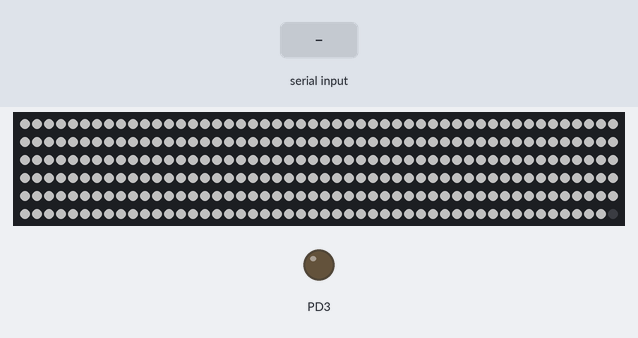
A program run on a simulated ATmega328P, built with avr-gcc and emulated at 16 MHz. Parts: 300 RGB LEDs in strip order, left to right, continuing on the next row, output pins drawn as LEDs (lit = HIGH). Wiring (inferred from the names in the program): WS2812 LEDs: data PD6. The inputs (shaded band) are chosen by the test bench. Dim RGB values are drawn brighter than linear; pins used as bus, display or sensor lines are not drawn; what the program prints to the serial monitor is not drawn.

Above: at 1.2 s.
1.3 s: byte 255 (0xFF) received over Serial
Timing chart, 0 to 4.3 s (numbered marks = the images above; inputs shaded):
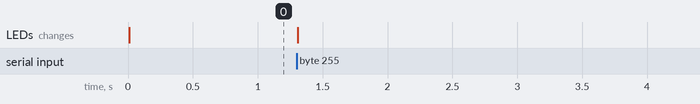

The program:

main.c
```c
#include <avr/io.h>
#include <avr/interrupt.h>
#include "uart.h"
#include "ws2812b.h"
#include "psu.h"
#include "idle.h"

void init_io() {
    DDRD |= (1<<PD6) | (1<<PD3); // led data pin & psu power pin as output
    psu_on(); // turn on psu
}

int main(void){
    init_uart();

    uart_puts("beginning startup procedure\r\n");
    init_io();
    ws2812b_init();
#if numleds > 550
    init_timer1();
#endif
    uart_puts("initialization finished\r\n");

    uart_loop();

    return 1;
}
```

idle.c
```c
#include <avr/interrupt.h>
#include <util/delay.h>
#include "psu.h"
#include "idle.h"
#include "ws2812b.h"

#define IDLE_TIME 16 // in seconds
#define WAITS (((int)(IDLE_TIME/4.2))+1) // timer overflows after ~4.2s, see init

#if numleds > 550
void pretty_shutdown() {
    // find last led with data
    uint16_t last = numleds*3;
    while(!leds[last] && !leds[last-1] && !leds[last-2])
	last-=3;
    while(last > 3 && idle_counter >= WAITS) {
        if(idle_counter <= WAITS) return; // shutdown aborted?
        // shift array down by three
        for(uint16_t i=3; i < last-3; i++) {
            leds[i-3] = leds[i];
        }
        leds[last] = 0;
        leds[last-1] = 0;
        leds[last-2] = 0;
        last -= 3;
        ws2812b_show();
        _delay_ms(3);
    }
}

ISR(TIMER1_OVF_vect) {
    if(++idle_counter >= WAITS ) {
        pretty_shutdown();
        if(idle_counter >= WAITS) {
            psu_off();
        }
    }
}

void init_timer1() {
    TCCR1B |= (1 << CS12) | (1 << CS10); // prescale F_CPU/1024
    reset_idle();
    TIMSK1 |= (1 << TOIE2); // Enable overflow interrupt
}
#endif
```

idle.h
```c
#ifndef IDLE_H
#define IDLE_H

volatile uint8_t idle_counter;

void init_timer1();

inline void reset_idle() {
    idle_counter = 0;
    TCNT1 = 0;
}

#endif
```

psu.h
```c
#ifndef PSU_H
#define PSU_H

inline void psu_on() {
    DDRD |= (1 << PD3);
    PORTD &= ~(1 << PD3);
}

inline void psu_off() {
    DDRD &= ~(1 << PD3);
    PORTD |= (1 << PD3);
}

#endif
```

uart.c
```c
#include <avr/interrupt.h>
#include "ws2812b.h"
#include "psu.h"
#include "idle.h"

void init_uart() {
    UBRR0 = 0;
    UCSR0B = (1<<RXEN0); // enable recieve
    UCSR0C |= (1<<UCSZ01)|(1<<UCSZ00)|(0<<USBS0); // 8n1
    UCSR0A |= (1<<U2X0); // double speed bit
    sei();
}

void uart_putc(unsigned char c) {
    UCSR0B |= (1<<TXEN0);
    while (!(UCSR0A & (1<<UDRE0)));  /* warten bis Senden moeglich */
    UDR0 = c;                        /* sende Zeichen */
    UCSR0B &= ~(1<<TXEN0);
}

void uart_puts(char *s) {
    while (*s) {
        uart_putc(*s);
        ++s;
    }
}

void uart_loop() {
    uint8_t temp;
    while(1) {
        while(!(UCSR0A & (1<<RXC0)));
        temp = UDR0;
        // reset timer
#if NUM_LEDS > 550
        reset_idle();
#endif
        if(temp == 0xFF) {
            // frame finished
            current = 0;
            psu_on();
            ws2812b_show();
        } else if(temp == 0xFE) {
            psu_off();
        } else if(current < numleds*3) { // protect against overflow
            leds[current++] = temp;
        }
    }
}
```

uart.h
```c
#ifndef UART_H
#define UART_H

void uart_puts(char *s);
void uart_putc(char c);
void init_uart(void);
void uart_loop(void);

#endif
```

ws2812b.c
```c
// (licence header left out)
#include <avr/io.h>
#include <avr/interrupt.h>
#include "ws2812b.h"

#if numleds > 650
    #error Number of LEDs over 650, this will most definitly not fit in memory, sorry
#endif

uint8_t reset_time_over;

void startTimer();

void ws2812b_init(void) {
  PORTD |= (1 << PD6);
  // initialize array with dummy pattern
  for(uint16_t i = 0; i < numleds*3; ++i) {
      leds[i] = 42;
  }
  reset_time_over = 1;
  // show dummy pattern
  ws2812b_show();
}

void startTimer() {
  reset_time_over = 0;
  TCCR0B |= (1 << CS01); // prescale F_CPU/8
  TCNT0 = 0xFF-100;      // overflow afer 50µs. (50*10^-6)/(((16*10^6)/8)^-1)=50µs/(1/(16MHz/8))
  TIMSK0 |= (1 << TOIE0); // Enable overflow interrupt
}

ISR(TIMER0_OVF_vect) {
  TIMSK0 &= ~(1<<TOIE0); // disable overflow
  reset_time_over = 1;
}

void ws2812b_show(void) {
  while(reset_time_over == 0); // wait for reset
  cli(); // Need 100% focus on instruction timing

  volatile uint16_t i = numleds*3; // Loop counter
  volatile uint8_t
   *port = &PORTD,
   *ptr = leds,             // Pointer to next byte
    b   = *ptr++,           // Current byte value
    hi  = *port | (1<<PD6),  // PORT w/output bit set high
    lo  = *port & ~(1<<PD6), // PORT w/output bit set low
    next = lo,
    bit = 8;

    // 20 inst. clocks per bit: HHHHHxxxxxxxxLLLLLLL
    // ST instructions:         ^   ^        ^       (T=0,5,13)

    asm volatile(
     "head20:"                   "\n\t" // Clk  Pseudocode    (T =  0)
      "st   %a[port],  %[hi]"    "\n\t" // 2    PORT = hi     (T =  2)
      "sbrc %[byte],  7"         "\n\t" // 1-2  if(b & 128)
       "mov  %[next], %[hi]"     "\n\t" // 0-1   next = hi    (T =  4)
      "dec  %[bit]"              "\n\t" // 1    bit--         (T =  5)
      "st   %a[port],  %[next]"  "\n\t" // 2    PORT = next   (T =  7)
      "mov  %[next] ,  %[lo]"    "\n\t" // 1    next = lo     (T =  8)
      "breq nextbyte20"          "\n\t" // 1-2  if(bit == 0) (from dec above)
      "rol  %[byte]"             "\n\t" // 1    b <<= 1       (T = 10)
      "rjmp .+0"                 "\n\t" // 2    nop nop       (T = 12)
      "nop"                      "\n\t" // 1    nop           (T = 13)
      "st   %a[port],  %[lo]"    "\n\t" // 2    PORT = lo     (T = 15)
      "nop"                      "\n\t" // 1    nop           (T = 16)
      "rjmp .+0"                 "\n\t" // 2    nop nop       (T = 18)
      "rjmp head20"              "\n\t" // 2    -> head20 (next bit out)
     "nextbyte20:"               "\n\t" //                    (T = 10)
      "ldi  %[bit]  ,  8"        "\n\t" // 1    bit = 8       (T = 11)
      "ld   %[byte] ,  %a[ptr]+" "\n\t" // 2    b = *ptr++    (T = 13)
      "st   %a[port], %[lo]"     "\n\t" // 2    PORT = lo     (T = 15)
      "nop"                      "\n\t" // 1    nop           (T = 16)
      "sbiw %[count], 1"         "\n\t" // 2    i--           (T = 18)
       "brne head20"             "\n"   // 2    if(i != 0) -> (next byte)
      : [port]  "+e" (port),
        [byte]  "+r" (b),
        [bit]   "+r" (bit),
        [next]  "+r" (next),
        [count] "+w" (i)
      : [ptr]    "e" (ptr),
        [hi]     "r" (hi),
        [lo]     "r" (lo));

  PORTD &= ~(1 << PD6);
  startTimer();
  sei();
}
```

ws2812b.h
```c
#ifndef WS2812B_H
#define WS2812B_H

void ws2812b_init(void);
void ws2812b_show(void);

#define numleds 300

uint8_t leds[numleds*3];
uint16_t current;

#endif
```
